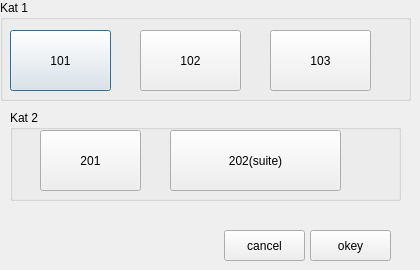
<?xml version="1.0" encoding="UTF-8"?>
<ui version="4.0">
 <class>DialogRooms</class>
 <widget class="QDialog" name="DialogRooms">
  <property name="geometry">
   <rect>
    <x>0</x>
    <y>0</y>
    <width>420</width>
    <height>270</height>
   </rect>
  </property>
  <property name="windowTitle">
   <string>Dialog</string>
  </property>
  <widget class="QGroupBox" name="groupBox">
   <property name="geometry">
    <rect>
     <x>0</x>
     <y>0</y>
     <width>411</width>
     <height>101</height>
    </rect>
   </property>
   <property name="title">
    <string>Kat 1</string>
   </property>
   <widget class="QPushButton" name="pushbutton101">
    <property name="geometry">
     <rect>
      <x>10</x>
      <y>30</y>
      <width>101</width>
      <height>61</height>
     </rect>
    </property>
    <property name="text">
     <string>101</string>
    </property>
   </widget>
   <widget class="QPushButton" name="pushbutton103">
    <property name="geometry">
     <rect>
      <x>270</x>
      <y>30</y>
      <width>101</width>
      <height>61</height>
     </rect>
    </property>
    <property name="text">
     <string>103</string>
    </property>
   </widget>
   <widget class="QPushButton" name="pushbutton102">
    <property name="geometry">
     <rect>
      <x>140</x>
      <y>30</y>
      <width>101</width>
      <height>61</height>
     </rect>
    </property>
    <property name="text">
     <string>102</string>
    </property>
   </widget>
  </widget>
  <widget class="QGroupBox" name="groupBox_2">
   <property name="geometry">
    <rect>
     <x>10</x>
     <y>110</y>
     <width>391</width>
     <height>91</height>
    </rect>
   </property>
   <property name="title">
    <string>Kat 2</string>
   </property>
   <widget class="QPushButton" name="pushbutton201">
    <property name="geometry">
     <rect>
      <x>30</x>
      <y>20</y>
      <width>101</width>
      <height>61</height>
     </rect>
    </property>
    <property name="text">
     <string>201</string>
    </property>
   </widget>
   <widget class="QPushButton" name="pushbutton202">
    <property name="geometry">
     <rect>
      <x>160</x>
      <y>20</y>
      <width>171</width>
      <height>61</height>
     </rect>
    </property>
    <property name="text">
     <string>202(suite)</string>
    </property>
   </widget>
  </widget>
  <widget class="QPushButton" name="pushButton_okey">
   <property name="geometry">
    <rect>
     <x>310</x>
     <y>230</y>
     <width>81</width>
     <height>31</height>
    </rect>
   </property>
   <property name="text">
    <string>okey</string>
   </property>
  </widget>
  <widget class="QPushButton" name="pushButton_cancel">
   <property name="geometry">
    <rect>
     <x>224</x>
     <y>230</y>
     <width>81</width>
     <height>31</height>
    </rect>
   </property>
   <property name="text">
    <string>cancel</string>
   </property>
  </widget>
 </widget>
 <resources/>
 <connections/>
</ui>
